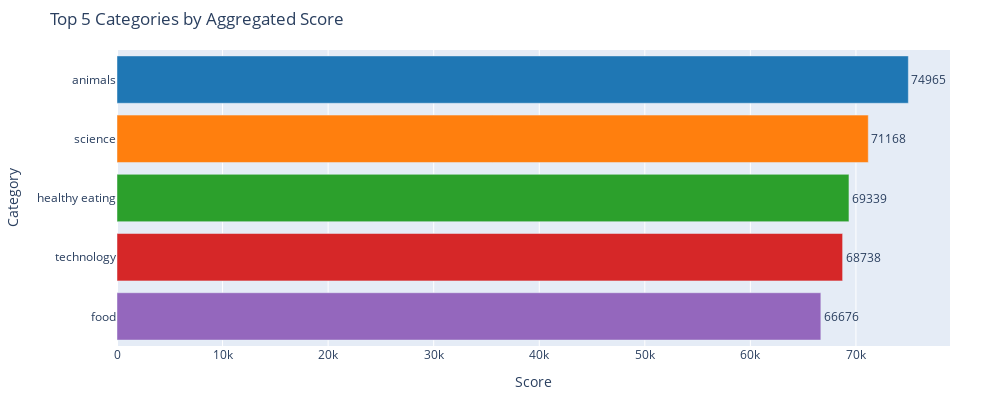

Source (notebook cell):
### Code cell
unique_cat_fig = px.bar(unique_cat.head(5), x="Score", y="Category",
                        color="Category",
                        color_discrete_sequence=px.colors.qualitative.D3,
                        text="Score",
                        title="Top 5 Categories by Aggregated Score")
unique_cat_fig.update_traces(textposition="outside")
unique_cat_fig.update_layout(showlegend=False,
                             xaxis_title="Score",
                             yaxis_title="Category",
                             margin=dict(l=50, r=50, t=50, b=50),
                             height=400,
                             width=1000)
unique_cat_fig.show()

### Figure 1 — Plotly figure (JSON) as saved in the notebook; plotly's stock layout.template omitted (floating-point values rounded to 4 significant figures)
{"data": [{"alignmentgroup": "True", "hovertemplate": "Category=%{y}<br>Score=%{text}<extra></extra>", "legendgroup": "animals", "marker": {"color": "#1F77B4", "pattern": {"shape": ""}}, "name": "animals", "offsetgroup": "animals", "orientation": "h", "showlegend": true, "text": [74965], "textposition": "outside", "type": "bar", "x": [74965], "xaxis": "x", "y": ["animals"], "yaxis": "y"}, {"alignmentgroup": "True", "hovertemplate": "Category=%{y}<br>Score=%{text}<extra></extra>", "legendgroup": "science", "marker": {"color": "#FF7F0E", "pattern": {"shape": ""}}, "name": "science", "offsetgroup": "science", "orientation": "h", "showlegend": true, "text": [71168], "textposition": "outside", "type": "bar", "x": [71168], "xaxis": "x", "y": ["science"], "yaxis": "y"}, {"alignmentgroup": "True", "hovertemplate": "Category=%{y}<br>Score=%{text}<extra></extra>", "legendgroup": "healthy eating", "marker": {"color": "#2CA02C", "pattern": {"shape": ""}}, "name": "healthy eating", "offsetgroup": "healthy eating", "orientation": "h", "showlegend": true, "text": [69339], "textposition": "outside", "type": "bar", "x": [69339], "xaxis": "x", "y": ["healthy eating"], "yaxis": "y"}, {"alignmentgroup": "True", "hovertemplate": "Category=%{y}<br>Score=%{text}<extra></extra>", "legendgroup": "technology", "marker": {"color": "#D62728", "pattern": {"shape": ""}}, "name": "technology", "offsetgroup": "technology", "orientation": "h", "showlegend": true, "text": [68738], "textposition": "outside", "type": "bar", "x": [68738], "xaxis": "x", "y": ["technology"], "yaxis": "y"}, {"alignmentgroup": "True", "hovertemplate": "Category=%{y}<br>Score=%{text}<extra></extra>", "legendgroup": "food", "marker": {"color": "#9467BD", "pattern": {"shape": ""}}, "name": "food", "offsetgroup": "food", "orientation": "h", "showlegend": true, "text": [66676], "textposition": "outside", "type": "bar", "x": [66676], "xaxis": "x", "y": ["food"], "yaxis": "y"}], "layout": {"barmode": "relative", "height": 400, "legend": {"title": {"text": "Category"}, "tracegroupgap": 0}, "margin": {"b": 50, "l": 50, "r": 50, "t": 50}, "showlegend": false, "title": {"text": "Top 5 Categories by Aggregated Score"}, "width": 1000, "xaxis": {"anchor": "y", "domain": [0, 1], "title": {"text": "Score"}}, "yaxis": {"anchor": "x", "categoryarray": ["food", "technology", "healthy eating", "science", "animals"], "categoryorder": "array", "domain": [0, 1], "title": {"text": "Category"}}}}
